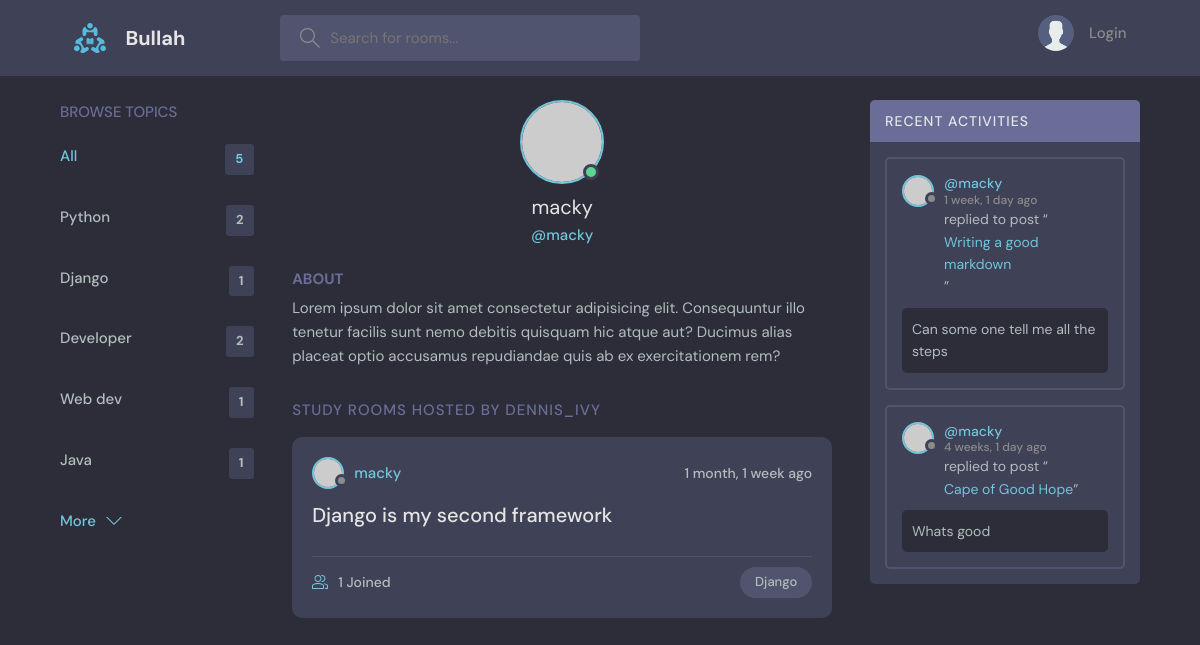
/profile/2/, run on an earlier commit of the app's database.
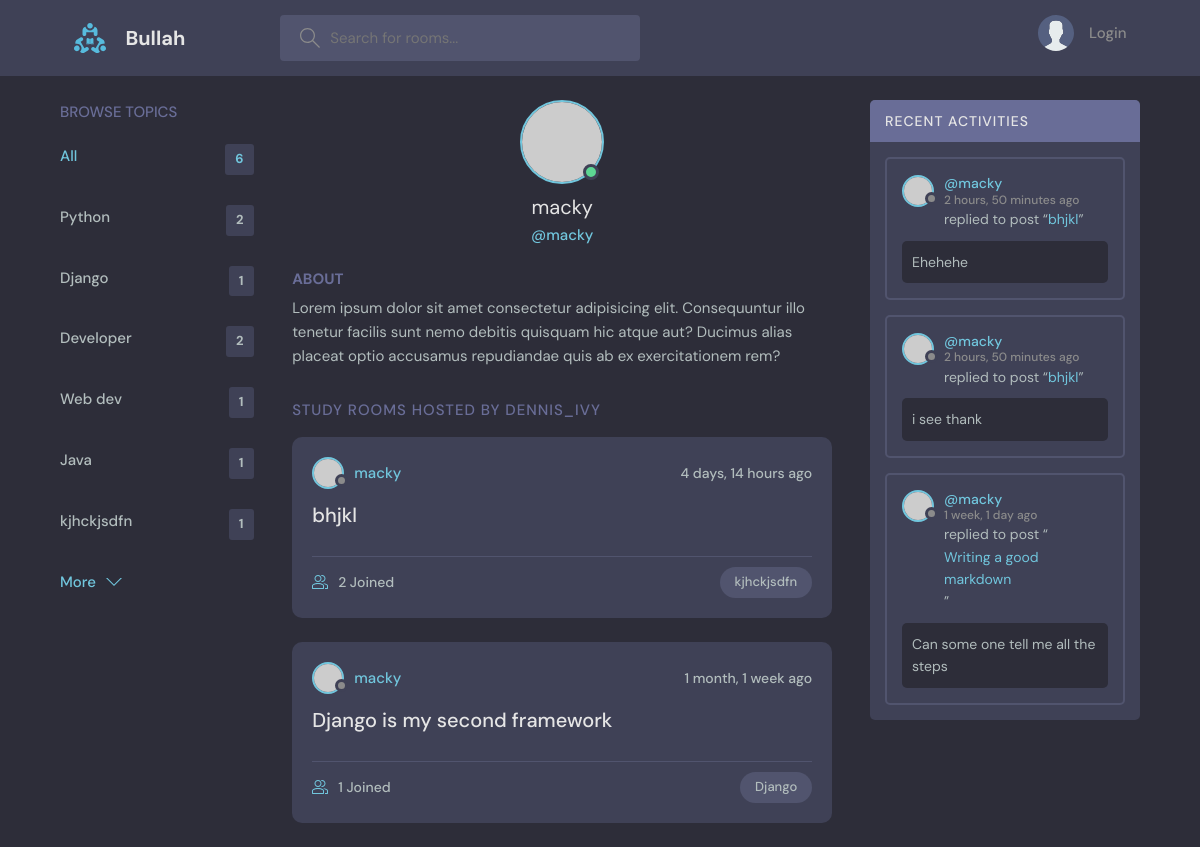
And on a later commit of the database.
### base/models.py (models this page shows, shortened)
class Topic(models.Model):
    name = models.CharField(max_length=2000, null=True)

class Room(models.Model):
    host = models.ForeignKey(User, on_delete=models.SET_NULL, null=True)
    topic = models.ForeignKey(Topic, on_delete=models.SET_NULL, null=True)
    name = models.CharField(max_length=200, null=True)
    description = models.TextField(null=True, blank=True)
    participants = models.ManyToManyField(User, related_name='participants', blank=True)
    updated = models.DateTimeField(auto_now=True)
    created = models.DateTimeField(auto_now_add=True)
    class Meta:
        ordering = ['-updated', '-created']
    def __str__(self):
        return self.name

class Message(models.Model):
    user = models.ForeignKey(User, on_delete=models.CASCADE)
    room = models.ForeignKey(Room, on_delete=models.CASCADE)
    body = models.TextField(null=True)
    updated = models.DateTimeField(auto_now=True, null=True)
    created = models.DateTimeField(auto_now_add=True, null=True)
    class Meta:
        ordering = ['-updated', '-created']

### base/views.py (the view)
# urls.py: path('profile/<str:pk>/', views.user_profile, name='user-profile'),
def user_profile(request, pk):
    user = User.objects.get(id=pk)
    rooms = user.room_set.all()
    room_messages = user.message_set.all()
    topics = Topic.objects.all()
    context = {'user': user, 'rooms': rooms, 'room_messages': room_messages, 'topics': topics}
    return render(request, 'base/profile.html', context)

### base/templates/base/profile.html (shortened to what this page needs)
{% extends 'main.html' %}
{% block content %}
    <main class="profile-page layout layout--3">
        <div class="container">
            {% include 'base/topics_component.html' %}
            <div class="roomList">
                <div class="profile">
                    <div class="profile__avatar">
                        <div class="avatar avatar--large active">
                            <img src="https://randomuser.me/api/portraits/men/11.jpg"/>
                        </div>
                    </div>
                    <div class="profile__info">
                        <h3>{{ user.username }}</h3>
                        <p>@{{ user.username }}</p>
                    </div>
                    <div class="profile__about">
                        <h3>About</h3>
                        <p>
                            Lorem ipsum dolor sit amet consectetur adipisicing elit. Consequuntur illo tenetur
                            facilis sunt nemo debitis quisquam hic atque aut? Ducimus alias placeat optio
                            accusamus repudiandae quis ab ex exercitationem rem?
                        </p>
                    </div>
                </div>
                <div class="roomList__header">
                    <div>
                        <h2>Study Rooms Hosted by dennis_ivy</a>
                        </h2>
                    </div>
                </div>
                {% include 'base/feeds_component.html' %}
            </div>
            {% include 'base/activity_component.html' %}
        </div>
    </main>
{% endblock content %}

### templates/main.html (shortened to what this page needs)
<!doctype html>
{% load static %}
<html lang="en">
<head>
    <link rel="stylesheet" href="{% static 'styles/style.css' %}"/>
</head>
<body>
{% include 'navbar.html' %}
{% block content %}
{% endblock %}
</body>
</html>

### templates/navbar.html (shortened to what this page needs)
{% load static %}
<header class="header header--loggedIn">
    <div class="container">
        <a href="{% url 'home' %}" class="header__logo">
            <img src="{% static 'images/logo.svg' %}"/>
            <h1>Bullah</h1>
        </a>
        <form class="header__search" method="GET" action="{% url 'home' %}">
            <label>
                <input placeholder="Search for rooms..." name="q"/>
            </label>
        </form>
        <nav class="header__menu">
            {% if request.user.is_authenticated %}
                <div class="header__user">
                    <a href="{% url 'update-profile' %}">
                        <div class="avatar avatar--medium active">
                            <img src="https://randomuser.me/api/portraits/men/37.jpg"/>
                        </div>
                        <p>{{ request.user.username }}<span>@{{ request.user.username }}</span></p>
                    </a>
                    <button class="dropdown-button">
                        <svg version="1.1" xmlns="http://www.w3.org/2000/svg"
                             width="32" height="32"
                             viewBox="0 0 32 32">
                            <title>chevron-down</title>
                            <path d="M16 21l-13-13h-3l16 16 16-16h-3l-13 13z"></path>
                        </svg>
                    </button>
                </div>
            {% else %}
                <a href="{% url 'login' %}">
                    <img src="{% static 'images/avatar.svg' %}"/>
                    <p>Login</p>
                </a>
            {% endif %}
        </nav>
    </div>
</header>

### base/templates/base/topics_component.html
<div class="topics">
    <div class="topics__header">
        <h2>Browse Topics</h2>
    </div>
    <ul class="topics__list">
        <li>
            <a href="{% url 'home' %}" class="active">All <span>{{ topics.count }}</span></a>
        </li>
        {% for topic in topics %}
            <li>
                <a href="{% url 'home' %}?q={{ topic.name }}">{{ topic.name }} <span>{{ topic.room_set.all.count }}</span></a>
            </li>
        {% endfor %}
    </ul>
    <a class="btn btn--link" href="topics.html">
        More
        <svg version="1.1" xmlns="http://www.w3.org/2000/svg" width="32" height="32" viewBox="0 0 32 32">
            <title>chevron-down</title>
            <path d="M16 21l-13-13h-3l16 16 16-16h-3l-13 13z"></path>
        </svg>
    </a>
</div>

### base/templates/base/feeds_component.html (shortened to what this page needs)
{% for room in rooms %}
    <div class="roomListRoom">
        <div class="roomListRoom__header">
            <a href="{% url 'user-profile' room.host.id %}" class="roomListRoom__author">
                <div class="avatar avatar--small">
                    <img src="https://randomuser.me/api/portraits/women/11.jpg"/>
                </div>
                <span>{{ room.host.username }}</span>
            </a>
            <div class="roomListRoom__actions">
                <span>{{ room.created | timesince }} ago</span>
            </div>
        </div>
        <div class="roomListRoom__content">
            <a href="{% url 'room' room.id %}">{{ room.name }}</a>
        </div>
        <div class="roomListRoom__meta">
            <a href="{% url 'room' room.id %}" class="roomListRoom__joined">
                {{ room.participants.all.count }} Joined
            </a>
            <p class="roomListRoom__topic">{{ room.topic.name }}</p>
        </div>
    </div>
{% endfor %}

### base/templates/base/activity_component.html (shortened to what this page needs)
<div class="activities">
    <div class="activities__header">
        <h2>Recent Activities</h2>
    </div>
    {% for message in room_messages %}
        <div class="activities__box">
            <div class="activities__boxHeader roomListRoom__header">
                <a href="{% url 'user-profile' message.user.id %}" class="roomListRoom__author">
                    <div class="avatar avatar--small">
                        <img src="https://randomuser.me/api/portraits/women/11.jpg"/>
                    </div>
                    <p>
                        @{{ message.user }}
                        <span>{{ message.created|timesince }} ago</span>
                    </p>
                </a>
            </div>
            <div class="activities__boxContent">
                <p>replied to post “<a href="{% url 'room' message.room.id %}">{{ message.room}}</a>”</p>
                <div class="activities__boxRoomContent">
                    {{ message.body }}
                </div>
            </div>
        </div>
    {% endfor %}
</div>

What changed in the data, as far as the page shows it:
removed Message: user "macky", created "4 weeks, 1 day", room "Cape of Good Hope", body "Whats good"
added Topic: name "kjhckjsdfn", room_set.all.count "1"
added Room: host.username "macky", created "4 days, 14 hours", name "bhjkl", participants.all.count "2", topic.name "kjhckjsdfn"
added Message: user "macky", created "2 hours, 50 minutes", room "bhjkl", body "Ehehehe"
added Message: user "macky", created "2 hours, 50 minutes", room "bhjkl", body "i see thank"
Also different on the page:
{{ topics.count }}: "5" → "6"
